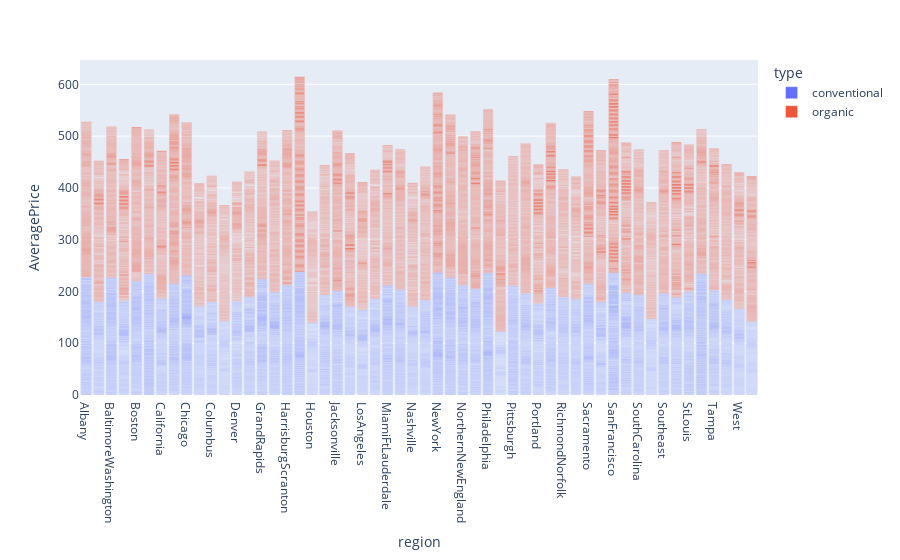

Notebook cell for this chart:
### Markdown cell above
### Average prices of organic and conventional Avocado across the region in the United State

### Code cell
fig = px.bar(df, x = "region", y = "AveragePrice", color="type")
fig.show()

### Figure 1 — Plotly figure (JSON) as saved in the notebook; plotly's stock layout.template omitted (floating-point values rounded to 4 significant figures; data arrays with more than 128 entries replaced by an {"elided": "..."} marker saying what was removed)
{"data": [{"alignmentgroup": "True", "hovertemplate": "type=conventional<br>region=%{x}<br>AveragePrice=%{y}<extra></extra>", "legendgroup": "conventional", "marker": {"color": "#636efa", "pattern": {"shape": ""}}, "name": "conventional", "offsetgroup": "conventional", "orientation": "v", "showlegend": true, "textposition": "auto", "type": "bar", "x": {"elided": "9126 str values"}, "xaxis": "x", "y": {"elided": "9126 float values"}, "yaxis": "y"}, {"alignmentgroup": "True", "hovertemplate": "type=organic<br>region=%{x}<br>AveragePrice=%{y}<extra></extra>", "legendgroup": "organic", "marker": {"color": "#EF553B", "pattern": {"shape": ""}}, "name": "organic", "offsetgroup": "organic", "orientation": "v", "showlegend": true, "textposition": "auto", "type": "bar", "x": {"elided": "9123 str values"}, "xaxis": "x", "y": {"elided": "9123 float values"}, "yaxis": "y"}], "layout": {"barmode": "relative", "legend": {"title": {"text": "type"}, "tracegroupgap": 0}, "margin": {"t": 60}, "xaxis": {"anchor": "y", "domain": [0, 1], "title": {"text": "region"}}, "yaxis": {"anchor": "x", "domain": [0, 1], "title": {"text": "AveragePrice"}}}}
